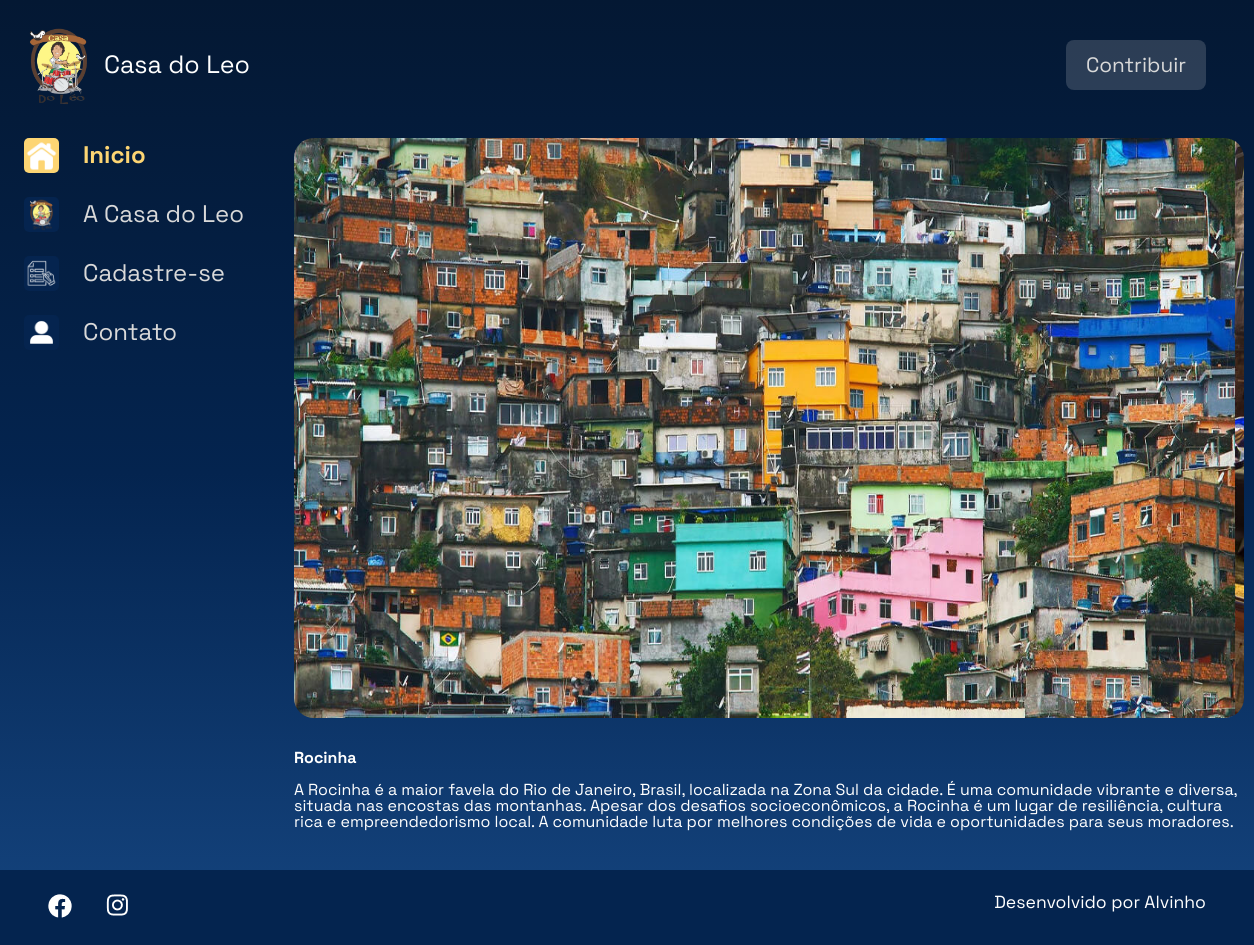
Page /imagem/1 on the committed database.
### galeria/models.py (models this page shows, shortened)
class Fotografia(models.Model):
    OPCOES_CATEGORIA = [
        ("Zona Norte", "ZONA NORTE"),
        ("Zona Sul", "ZONA SUL"),
        ("Zona Leste", "ZONA LESTE"),
        ("Zona Oeste", "ZONA OESTE"),
    ]
    nome = models.CharField(max_length=100, null=False, blank=False)
    categoria = models.CharField(max_length=100,choices=OPCOES_CATEGORIA, default='')
    descricao = models.TextField(null=False, blank=False)
    foto = models.ImageField(upload_to="fotos/%Y/%m/%d/", blank=True)
    publicada = models.BooleanField(default=False)
    data_fotografia = models.DateTimeField(default=datetime.now,blank=False)

### galeria/views.py (the view)
# urls.py: path('imagem/<int:foto_id>',imagem, name='imagem'),
def imagem(request, foto_id):
    fotografia = get_object_or_404(Fotografia, pk=foto_id)
    return render(request, 'galeria/imagem.html',{"fotografia": fotografia})

### templates/galeria/imagem.html
{% extends 'galeria/base.html' %}
{% load static %}
{% block content %}
    <div class="pagina-inicial">
        {% include 'galeria/partials/_header.html' %}
        <main class="principal">
            {% include 'galeria/partials/_menu-lateral.html' %}
            <section class="conteudo">
                <section class="imagem">
                    <div class="imagem__conteudo">
                        {% if fotografia.foto == "" or fotografia.foto == null %}
                        <img class="imagem__imagem" src="{% static '/assets/imagens/galeria/not-found.png' %}">
                        {% else %}
                        <img class="imagem__imagem" src="{{ fotografia.foto.url }}" alt="foto">
                        {% endif %}
                        <div class="imagem__info">
                            <div class="imagem__texto">
                                <p class="imagem__titulo">{{ fotografia.nome }}</p>
                                <p class="imagem__texto">{{ fotografia.descricao }}</p>
                            </div>
                        </div>
                    </div>
                </section>
            </section>
        </main>
    </div>
{% endblock %}

### templates/galeria/base.html (shortened to what this page needs)
{% load static %}
<!DOCTYPE html>
<html lang="pt-br">
<head>
    <link rel="stylesheet" href="{% static 'styles/style.css' %}">
</head>
<body>
    {% block content%}{% endblock %}
    {% include 'galeria/partials/_footer.html' %}
</body>
</html>

### templates/galeria/partials/_header.html
{% load static %}
<header class="cabecalho">
    <div class="logo-wraper">
        <img class="logo" src="{% static '/assets/logo/casaLeo.png' %}" alt="Logo Casa do Leo" />
        <span class="title">Casa do Leo</span>
    </div>
    <a href="{% url 'contribuir' %}" class="doar">Contribuir</a>
</header>

### templates/galeria/partials/_menu-lateral.html
{% load static %}
<section class="menu-lateral">
    <nav class="menu-lateral__navegacao">
        <a href="{% url 'index' %}"><img class="img-menu" src="{% static '/assets/ícones/1x/Home - ativo.png' %}"> Inicio</a>
        <a href="{% url 'casa_do_leo' %}"><img class="img-menu" src="{% static '/assets/ícones/1x/Cdl - inativo.png' %}"> A Casa do Leo</a>
        <a href="{% url 'form' %}"><img class="img-menu" src="{% static '/assets/ícones/1x/Cadastro - inativo.png' %}"> Cadastre-se</a>
        <a href="{% url 'contato' %}"><img class="img-menu" src="{% static '/assets/ícones/1x/Contato - inativo.png' %}"> Contato</a>
    </nav>
</section>

### templates/galeria/partials/_footer.html
{% load static %}
<footer class="rodape">
    <div class="rodape__icones">
        <a href="https://www.facebook.com/profile.php?id=100069654894352&locale=pt_BR" target=”_blank” >
            <img src="{% static '/assets/ícones/1x/facebook.png' %}" alt="ícone twitter">
        </a>
        <a href="#" target=”_blank” >
            <img src="{% static '/assets/ícones/1x/instagram.png' %}" alt="ícone instagram">
        </a>
    </div>
    <p class="rodape__texto">Desenvolvido por Alvinho</p>
</footer>

### setup/static/styles/style.css (style rules this page uses)
html, body, div, span, applet, object, iframe, h1, h2, h3, h4, h5, h6, p, blockquote, pre, a, abbr, acronym, address, big, cite, code, del, dfn, em, img, ins, kbd, q, s, samp, small, strike, strong, sub, sup, tt, var, b, u, i, center, dl, dt, dd, ol, ul, li, fieldset, form, label, legend, table, caption, tbody, tfoot, thead, tr, th, td, article, aside, canvas, details, embed, figure, figcaption, footer, header, hgroup, menu, nav, output, ruby, section, summary, time, mark, audio, video { margin: 0; padding: 0; border: 0; font-size: 100%; font: inherit; vertical-align: baseline; }
article, aside, details, figcaption, figure, footer, header, hgroup, menu, nav, section { display: block; }
body { line-height: 1; font-family: 'Space Grotesk', sans-serif; min-height: 100vh; background: linear-gradient(#041833,#04244F,#154580); background-repeat: no-repeat; background-position: center; background-size: cover; }
.cabecalho { align-items: center; display: flex; justify-content: space-between; margin: 0rem 0 2rem 0; }
.title { color: white; margin-left: 10px; font-size: 25px; font-weight: 400; font-family: 'Space Grotesk'; }
.logo { width: 70px; }
.imagem { display: flex; justify-content: center; align-items: center; }
.imagem__conteudo { background-color: transparent; display: flex; flex-direction: column; border-radius: 20px 20px 0 0; width: 950px; }
.imagem__imagem { width: 950px; height: 580px; border-radius: 20px; }
.imagem__info { font-size: 1.2rem; display: flex; justify-content: space-between; align-items: center; margin-bottom: 1rem; margin-top: 1rem; }
.imagem__texto { display: flex; flex-direction: column; justify-content: space-between; color: #FFFFFF; margin-top: 0.5rem; }
.imagem__titulo { font-weight: bold; line-height: 2rem; color: #FFFFFF; }
.imagem__texto { font-size: 1rem; }
.menu-lateral { padding-right: 1.5rem; box-sizing: border-box; min-width: 270px; }
.menu-lateral__navegacao { display: flex; flex-direction: column; }
.menu-lateral__navegacao a { font-family: 'Space Grotesk', sans-serif; align-items: center; display: flex; margin-bottom: 1.5rem; text-decoration: none; color: #D9D9D9; font-size: 24px; }
.menu-lateral__navegacao a:first-child { font-weight: bold; color: #fdd573; }
.menu-lateral__navegacao img { margin-right: 1.5rem; }
.pagina-inicial { max-width: 1440px; padding: 1.5rem; margin: 0 auto; }
.principal { display: flex; justify-content: space-between; }
.rodape { background-color: #04244F; width: 100%; padding: 1.5rem 3rem; box-sizing: border-box; display: flex; justify-content: space-between; color: #FFFFFF; }
.rodape__icones { width: 80px; display: flex; justify-content: space-between; }
.rodape__texto { font-size: 1.1rem; }
.conteudo { width: 100%; min-height: 75vh; }
.img-menu { width: 35px; height: 35px; border-radius: 5px; }
.logo-wraper { display: flex; align-items: center; }
.doar { background-color: #D9D9D930; margin-right: 1.5rem; border-radius: 8px; padding: 0.8rem 0.5rem; width: 120px; text-align: center; border: 2px solid transparent; color: #D9D9D9; font-size: 1.3rem; text-decoration: none; }

### rows in the picture
Fotografia: foto (picture), nome "Rocinha", descricao "A Rocinha é a maior favela do Rio de Janeiro, Brasil, localizada na Zona Sul da cidade. É uma comunidade vibrante e diversa, situada nas encostas das montanhas. Apesar dos desafios socioeconômicos, a Rocinha é um lugar de resiliência, cultura rica e empreendedorismo local. A comunidade luta por melhores condições de vida e oportunidades para seus moradores."
